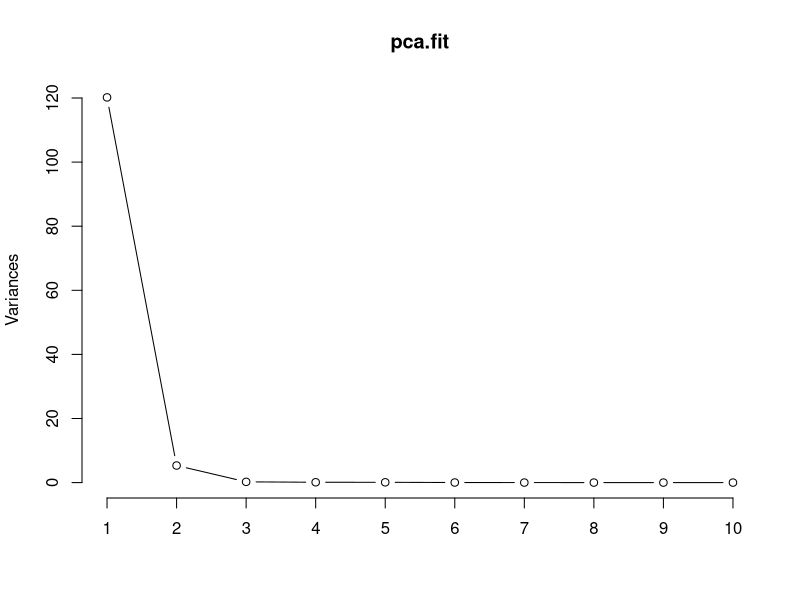
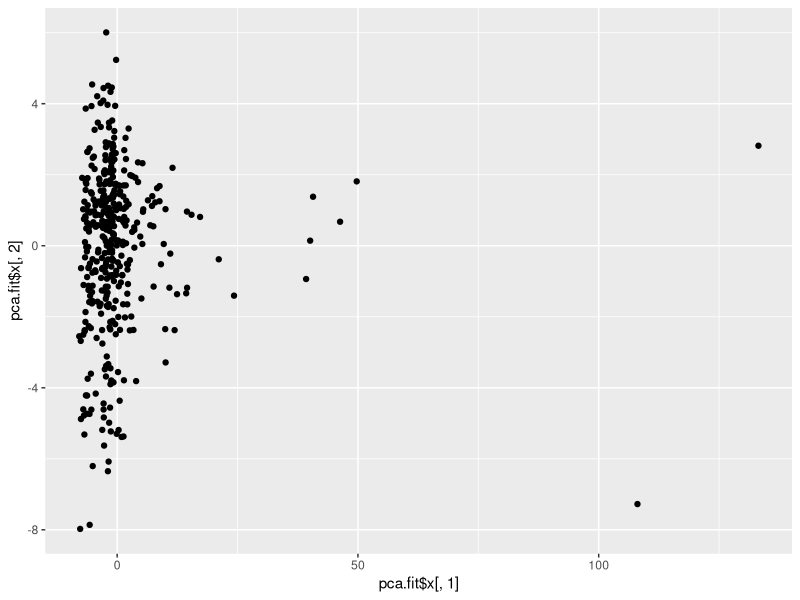
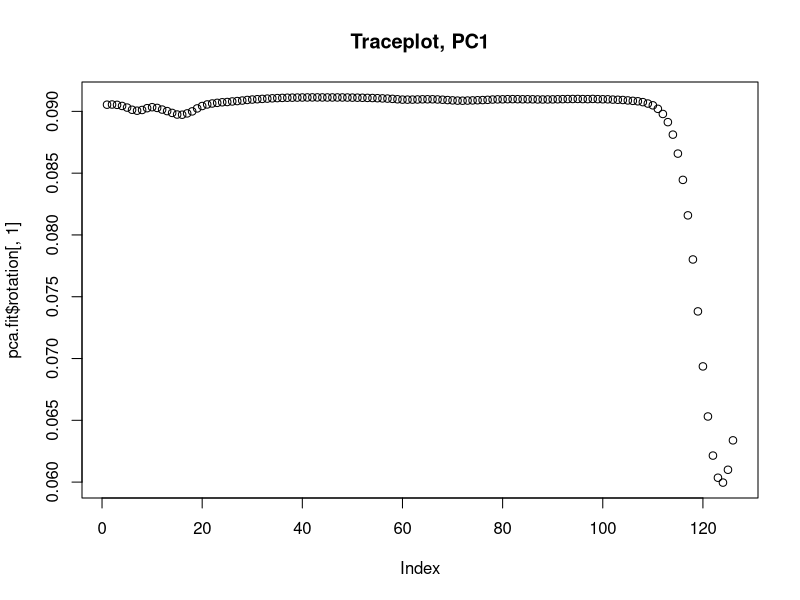
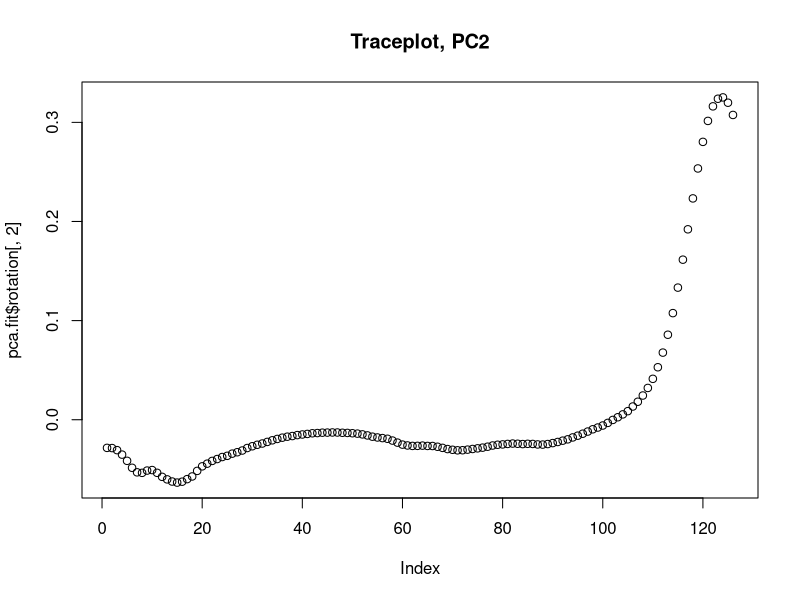
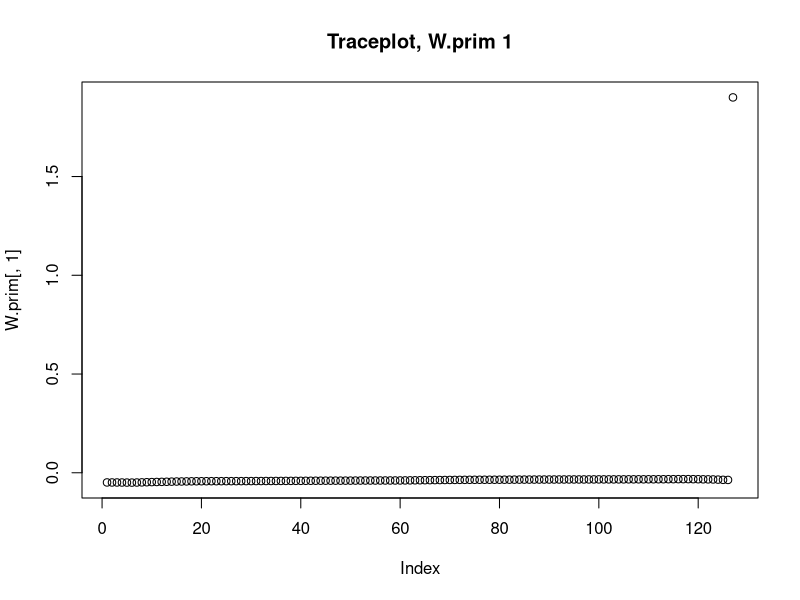
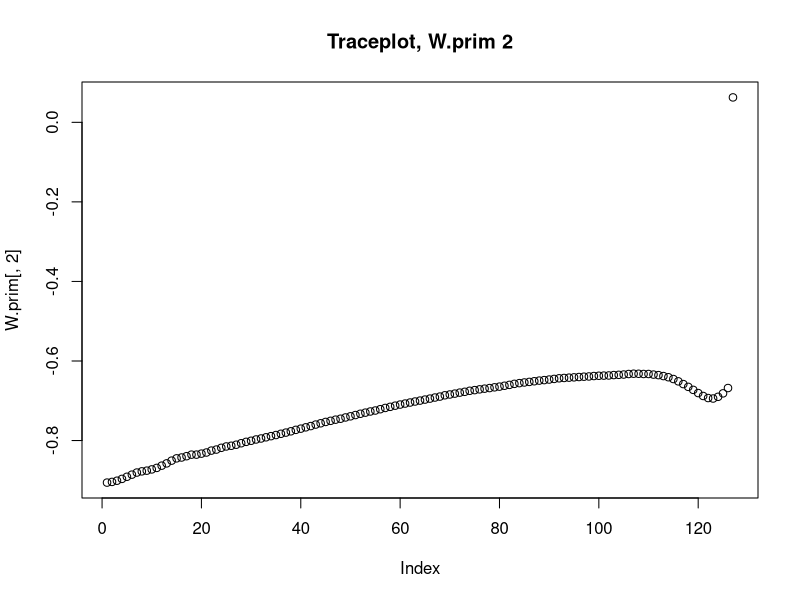
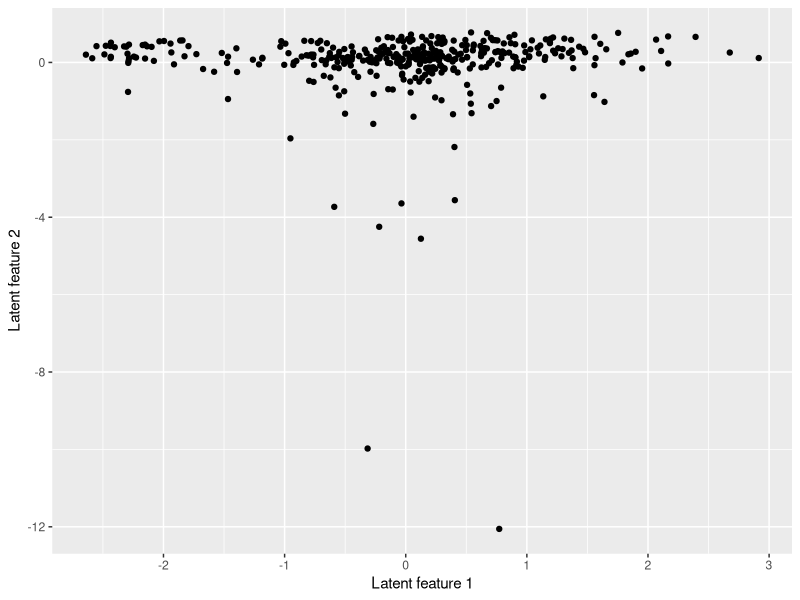

The R source for these figures, in order:
library("ggplot2")
library("fastICA")
setwd("~/TDDE01/lab2")
set.seed(12345)
data <- data.frame(read.csv2("NIRSpectra.csv"))
data.features <- subset(data, select = -c(Viscosity))
pca.fit <-prcomp(x = data.features, center = TRUE, scale. = TRUE)
print(pca.fit)
plot(pca.fit, type="l")
# Proportion of variance for PC1 & PC2 = 0.99614
qplot(x=pca.fit$x[,1], y=pca.fit$x[,2], data=pca.fit$scores)
# 2.2

plot(pca.fit$rotation[,1], main = "Traceplot, PC1")
plot(pca.fit$rotation[,2], main = "Traceplot, PC2")

# 2.3
set.seed(12345)
a <- fastICA(X = data, 2, alg.typ = "parallel", fun = "logcosh", alpha = 1, method = "R", row.norm = FALSE, maxit = 200, tol = 0.0001, verbose = TRUE)
W.prim = a$K %*% a$W
plot(W.prim[,1], main = "Traceplot, W.prim 1")
plot(W.prim[,2], main = "Traceplot, W.prim 2")
qplot(x = a$S[,1], y = a$S[,2], data = data.features, xlab = "Latent feature 1", ylab = "Latent feature 2")
